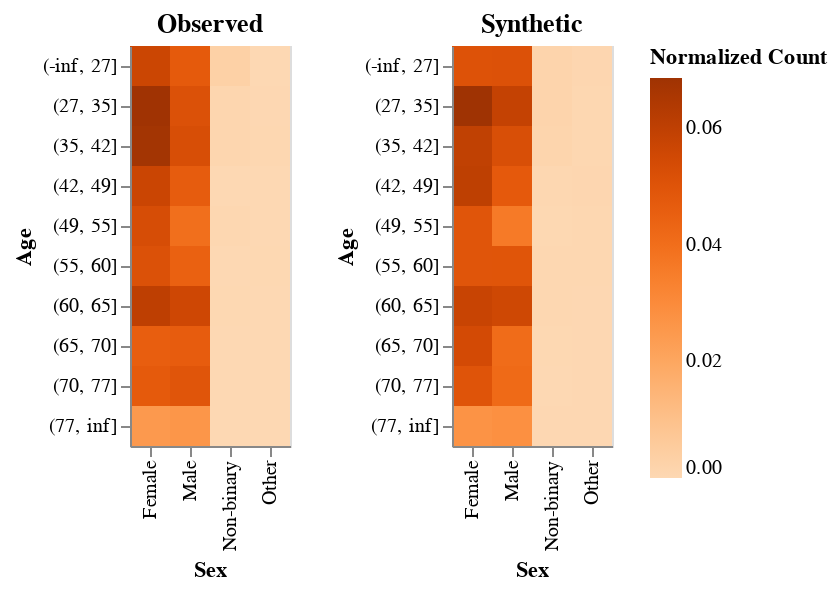

The notebook cell saved with this chart:
### Code cell
co_occurences = bivariate_empirical_frequencies({"Observed":df, "Synthetic": df_generated}, "Sex", "Age")
plot_marginal_2d(co_occurences, "Sex", "Age")

### Figure 1 — Vega specification as saved in the notebook (floating-point values rounded to 4 significant figures)
{"$schema": "https://vega.github.io/schema/vega/v5.json", "data": [{"name": "source_0"}, {"name": "data_0", "values": [{"Age": "(-inf, 27]", "Normalized frequency": 0.0566, "Sex": "Female"}, {"Age": "(27, 35]", "Normalized frequency": 0.0683, "Sex": "Female"}, {"Age": "(35, 42]", "Normalized frequency": 0.0675, "Sex": "Female"}, {"Age": "(42, 49]", "Normalized frequency": 0.0569, "Sex": "Female"}, {"Age": "(49, 55]", "Normalized frequency": 0.053, "Sex": "Female"}, {"Age": "(55, 60]", "Normalized frequency": 0.0512, "Sex": "Female"}, {"Age": "(60, 65]", "Normalized frequency": 0.0604, "Sex": "Female"}, {"Age": "(65, 70]", "Normalized frequency": 0.046, "Sex": "Female"}, {"Age": "(70, 77]", "Normalized frequency": 0.0473, "Sex": "Female"}, {"Age": "(77, inf]", "Normalized frequency": 0.0248, "Sex": "Female"}, {"Age": "(-inf, 27]", "Normalized frequency": 0.0474, "Sex": "Male"}, {"Age": "(27, 35]", "Normalized frequency": 0.0513, "Sex": "Male"}, {"Age": "(35, 42]", "Normalized frequency": 0.0526, "Sex": "Male"}, {"Age": "(42, 49]", "Normalized frequency": 0.0467, "Sex": "Male"}, {"Age": "(49, 55]", "Normalized frequency": 0.0399, "Sex": "Male"}, {"Age": "(55, 60]", "Normalized frequency": 0.0447, "Sex": "Male"}, {"Age": "(60, 65]", "Normalized frequency": 0.0558, "Sex": "Male"}, {"Age": "(65, 70]", "Normalized frequency": 0.0465, "Sex": "Male"}, {"Age": "(70, 77]", "Normalized frequency": 0.0493, "Sex": "Male"}, {"Age": "(77, inf]", "Normalized frequency": 0.026, "Sex": "Male"}, {"Age": "(-inf, 27]", "Normalized frequency": 0.0034, "Sex": "Non-binary"}, {"Age": "(27, 35]", "Normalized frequency": 0.0011, "Sex": "Non-binary"}, {"Age": "(35, 42]", "Normalized frequency": 0.0011, "Sex": "Non-binary"}, {"Age": "(42, 49]", "Normalized frequency": 0.0001, "Sex": "Non-binary"}, {"Age": "(49, 55]", "Normalized frequency": 0.0004, "Sex": "Non-binary"}, {"Age": "(55, 60]", "Normalized frequency": 0.0, "Sex": "Non-binary"}, {"Age": "(60, 65]", "Normalized frequency": 0.0002, "Sex": "Non-binary"}, {"Age": "(65, 70]", "Normalized frequency": 0.0, "Sex": "Non-binary"}, {"Age": "(70, 77]", "Normalized frequency": 0.0001, "Sex": "Non-binary"}, {"Age": "(77, inf]", "Normalized frequency": 0.0, "Sex": "Non-binary"}, {"Age": "(-inf, 27]", "Normalized frequency": 0.0001, "Sex": "Other"}, {"Age": "(27, 35]", "Normalized frequency": 0.0003, "Sex": "Other"}, {"Age": "(35, 42]", "Normalized frequency": 0.0004, "Sex": "Other"}, {"Age": "(42, 49]", "Normalized frequency": 0.0001, "Sex": "Other"}, {"Age": "(49, 55]", "Normalized frequency": 0.0, "Sex": "Other"}, {"Age": "(55, 60]", "Normalized frequency": 0.0002, "Sex": "Other"}, {"Age": "(60, 65]", "Normalized frequency": 0.0001, "Sex": "Other"}, {"Age": "(65, 70]", "Normalized frequency": 0.0001, "Sex": "Other"}, {"Age": "(70, 77]", "Normalized frequency": 0.0001, "Sex": "Other"}, {"Age": "(77, inf]", "Normalized frequency": 0.0, "Sex": "Other"}]}, {"name": "data_1", "values": [{"Age": "(-inf, 27]", "Normalized frequency": 0.0506, "Sex": "Female"}, {"Age": "(27, 35]", "Normalized frequency": 0.0686, "Sex": "Female"}, {"Age": "(35, 42]", "Normalized frequency": 0.0597, "Sex": "Female"}, {"Age": "(42, 49]", "Normalized frequency": 0.0602, "Sex": "Female"}, {"Age": "(49, 55]", "Normalized frequency": 0.0493, "Sex": "Female"}, {"Age": "(55, 60]", "Normalized frequency": 0.0493, "Sex": "Female"}, {"Age": "(60, 65]", "Normalized frequency": 0.0575, "Sex": "Female"}, {"Age": "(65, 70]", "Normalized frequency": 0.0542, "Sex": "Female"}, {"Age": "(70, 77]", "Normalized frequency": 0.0499, "Sex": "Female"}, {"Age": "(77, inf]", "Normalized frequency": 0.0271, "Sex": "Female"}, {"Age": "(-inf, 27]", "Normalized frequency": 0.051, "Sex": "Male"}, {"Age": "(27, 35]", "Normalized frequency": 0.0586, "Sex": "Male"}, {"Age": "(35, 42]", "Normalized frequency": 0.0522, "Sex": "Male"}, {"Age": "(42, 49]", "Normalized frequency": 0.0476, "Sex": "Male"}, {"Age": "(49, 55]", "Normalized frequency": 0.0361, "Sex": "Male"}, {"Age": "(55, 60]", "Normalized frequency": 0.0495, "Sex": "Male"}, {"Age": "(60, 65]", "Normalized frequency": 0.0557, "Sex": "Male"}, {"Age": "(65, 70]", "Normalized frequency": 0.0408, "Sex": "Male"}, {"Age": "(70, 77]", "Normalized frequency": 0.0417, "Sex": "Male"}, {"Age": "(77, inf]", "Normalized frequency": 0.0282, "Sex": "Male"}, {"Age": "(-inf, 27]", "Normalized frequency": 0.0018, "Sex": "Non-binary"}, {"Age": "(27, 35]", "Normalized frequency": 0.0018, "Sex": "Non-binary"}, {"Age": "(35, 42]", "Normalized frequency": 0.0015, "Sex": "Non-binary"}, {"Age": "(42, 49]", "Normalized frequency": 0.0005, "Sex": "Non-binary"}, {"Age": "(49, 55]", "Normalized frequency": 0.0002, "Sex": "Non-binary"}, {"Age": "(55, 60]", "Normalized frequency": 0.0005, "Sex": "Non-binary"}, {"Age": "(60, 65]", "Normalized frequency": 0.0005, "Sex": "Non-binary"}, {"Age": "(65, 70]", "Normalized frequency": 0.0002, "Sex": "Non-binary"}, {"Age": "(70, 77]", "Normalized frequency": 0.0001, "Sex": "Non-binary"}, {"Age": "(77, inf]", "Normalized frequency": 0.0003, "Sex": "Non-binary"}, {"Age": "(-inf, 27]", "Normalized frequency": 0.0008, "Sex": "Other"}, {"Age": "(27, 35]", "Normalized frequency": 0.0006, "Sex": "Other"}, {"Age": "(35, 42]", "Normalized frequency": 0.0004, "Sex": "Other"}, {"Age": "(42, 49]", "Normalized frequency": 0.0008, "Sex": "Other"}, {"Age": "(49, 55]", "Normalized frequency": 0.0005, "Sex": "Other"}, {"Age": "(55, 60]", "Normalized frequency": 0.0005, "Sex": "Other"}, {"Age": "(60, 65]", "Normalized frequency": 0.0003, "Sex": "Other"}, {"Age": "(65, 70]", "Normalized frequency": 0.0003, "Sex": "Other"}, {"Age": "(70, 77]", "Normalized frequency": 0.0003, "Sex": "Other"}, {"Age": "(77, inf]", "Normalized frequency": 0.0003, "Sex": "Other"}]}, {"name": "data_0_concat_0_x_domain_Sex", "values": [{"Sex": "Female"}, {"Sex": "Male"}, {"Sex": "Non-binary"}, {"Sex": "Other"}]}, {"name": "data_0_concat_0_y_domain_Age", "values": [{"Age": "(-inf, 27]"}, {"Age": "(27, 35]"}, {"Age": "(35, 42]"}, {"Age": "(42, 49]"}, {"Age": "(49, 55]"}, {"Age": "(55, 60]"}, {"Age": "(60, 65]"}, {"Age": "(65, 70]"}, {"Age": "(70, 77]"}, {"Age": "(77, inf]"}]}, {"name": "data_1_concat_1_x_domain_Sex", "values": [{"Sex": "Female"}, {"Sex": "Male"}, {"Sex": "Non-binary"}, {"Sex": "Other"}]}, {"name": "data_1_concat_1_y_domain_Age", "values": [{"Age": "(-inf, 27]"}, {"Age": "(27, 35]"}, {"Age": "(35, 42]"}, {"Age": "(42, 49]"}, {"Age": "(49, 55]"}, {"Age": "(55, 60]"}, {"Age": "(60, 65]"}, {"Age": "(65, 70]"}, {"Age": "(70, 77]"}, {"Age": "(77, inf]"}]}], "signals": [{"name": "concat_0_x_step", "value": 20}, {"name": "concat_0_width", "update": "bandspace(domain('concat_0_x').length, 0, 0) * concat_0_x_step"}, {"name": "concat_0_y_step", "value": 20}, {"name": "concat_0_height", "update": "bandspace(domain('concat_0_y').length, 0, 0) * concat_0_y_step"}, {"name": "concat_1_x_step", "value": 20}, {"name": "concat_1_width", "update": "bandspace(domain('concat_1_x').length, 0, 0) * concat_1_x_step"}, {"name": "concat_1_y_step", "value": 20}, {"name": "concat_1_height", "update": "bandspace(domain('concat_1_y').length, 0, 0) * concat_1_y_step"}], "marks": [{"type": "group", "name": "concat_0_group", "encode": {"update": {"height": {"signal": "concat_0_height"}, "width": {"signal": "concat_0_width"}}}, "marks": [{"type": "rect", "name": "concat_0_marks", "from": {"data": "data_0"}, "encode": {"update": {"y": {"field": "Age", "scale": "concat_0_y"}, "height": {"signal": "max(0.25, bandwidth('concat_0_y'))"}, "fill": {"field": "Normalized frequency", "scale": "color"}, "width": {"signal": "max(0.25, bandwidth('concat_0_x'))"}, "tooltip": {"signal": "{\"Sex\": isValid(datum[\"Sex\"]) ? datum[\"Sex\"] : \"\"+datum[\"Sex\"], \"Age\": isValid(datum[\"Age\"]) ? datum[\"Age\"] : \"\"+datum[\"Age\"], \"Normalized frequency\": format(datum[\"Normalized frequency\"], \"\")}"}, "x": {"field": "Sex", "scale": "concat_0_x"}}}, "style": ["rect"]}], "axes": [{"scale": "concat_0_x", "labelAlign": "right", "labelAngle": 270, "labelBaseline": "middle", "zindex": 1, "orient": "bottom", "grid": false, "title": "Sex"}, {"scale": "concat_0_y", "grid": false, "zindex": 1, "orient": "left", "title": "Age"}], "title": {"text": "Observed", "frame": "group"}, "style": "cell"}, {"type": "group", "name": "concat_1_group", "encode": {"update": {"width": {"signal": "concat_1_width"}, "height": {"signal": "concat_1_height"}}}, "marks": [{"type": "rect", "name": "concat_1_marks", "from": {"data": "data_1"}, "encode": {"update": {"tooltip": {"signal": "{\"Sex\": isValid(datum[\"Sex\"]) ? datum[\"Sex\"] : \"\"+datum[\"Sex\"], \"Age\": isValid(datum[\"Age\"]) ? datum[\"Age\"] : \"\"+datum[\"Age\"], \"Normalized frequency\": format(datum[\"Normalized frequency\"], \"\")}"}, "fill": {"field": "Normalized frequency", "scale": "color"}, "width": {"signal": "max(0.25, bandwidth('concat_1_x'))"}, "y": {"field": "Age", "scale": "concat_1_y"}, "height": {"signal": "max(0.25, bandwidth('concat_1_y'))"}, "x": {"field": "Sex", "scale": "concat_1_x"}}}, "style": ["rect"]}], "axes": [{"scale": "concat_1_x", "zindex": 1, "title": "Sex", "labelBaseline": "middle", "orient": "bottom", "grid": false, "labelAlign": "right", "labelAngle": 270}, {"scale": "concat_1_y", "title": "Age", "grid": false, "zindex": 1, "orient": "left"}], "title": {"text": "Synthetic", "frame": "group"}, "style": "cell"}], "scales": [{"name": "color", "type": "linear", "domain": {"fields": [{"data": "data_0", "field": "Normalized frequency"}, {"data": "data_1", "field": "Normalized frequency"}]}, "range": {"scheme": "oranges"}, "interpolate": "hcl", "zero": false}, {"name": "concat_0_x", "type": "band", "domain": {"data": "data_0_concat_0_x_domain_Sex", "field": "Sex", "sort": true}, "range": {"step": {"signal": "concat_0_x_step"}}, "paddingOuter": 0, "paddingInner": 0}, {"name": "concat_0_y", "type": "band", "domain": {"data": "data_0_concat_0_y_domain_Age", "field": "Age", "sort": true}, "range": {"step": {"signal": "concat_0_y_step"}}, "paddingInner": 0, "paddingOuter": 0}, {"name": "concat_1_x", "type": "band", "domain": {"data": "data_1_concat_1_x_domain_Sex", "field": "Sex", "sort": true}, "range": {"step": {"signal": "concat_1_x_step"}}, "paddingOuter": 0, "paddingInner": 0}, {"name": "concat_1_y", "type": "band", "domain": {"data": "data_1_concat_1_y_domain_Age", "field": "Age", "sort": true}, "range": {"step": {"signal": "concat_1_y_step"}}, "paddingInner": 0, "paddingOuter": 0}], "padding": 5, "layout": {"padding": 20, "bounds": "full", "align": "each"}, "legends": [{"title": "Normalized Count", "fill": "color", "gradientLength": {"signal": "clamp(concat_0_height, 64, 200)"}}], "background": "white"}
